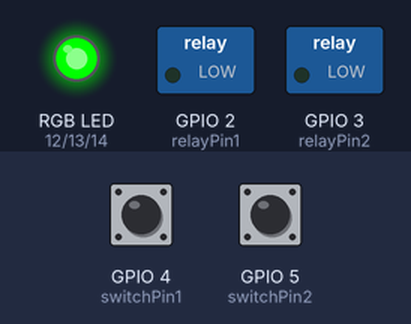
Bench run of a sketch on a simulated ESP32. On the bench: switched loads named in the sketch (green lamp = pin HIGH), an RGB LED mixed from three pins (HIGH = lit). Inputs (shaded band) come from the test bench; at power-on: GPIO 4 (switchPin1) HIGH, GPIO 5 (switchPin2) HIGH. WiFi joins after 1.5 s; servers stay silent unless stated; what the sketch prints to the serial monitor is not drawn.

Above: at 2.7 s.
2.8 s: GPIO 4 (switchPin1) pulled LOW for 0.15 s
At 2.88 s:
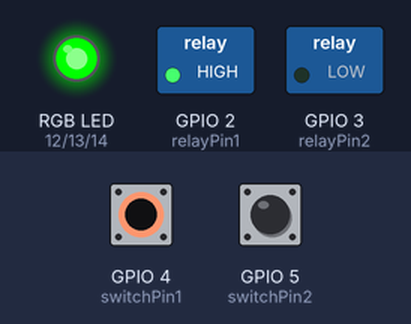
4.4 s: GPIO 5 (switchPin2) pulled LOW for 0.15 s
At 4.47 s:
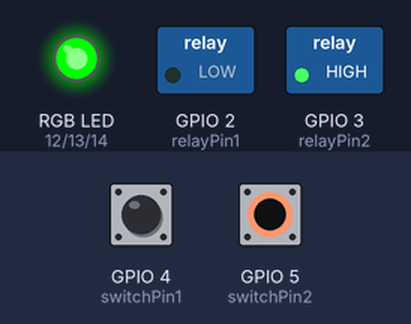
6.0 s: GPIO 5 (switchPin2) pulled LOW for 3.2 s
At 10.3 s:
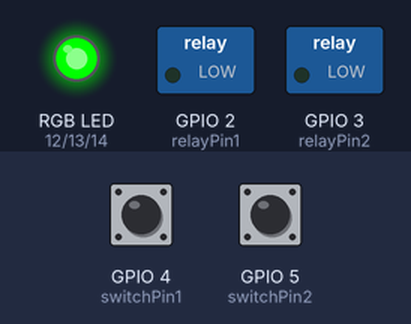
10.7 s: GPIO 4 (switchPin1) pulled LOW for 3.2 s
At 11.6 s:
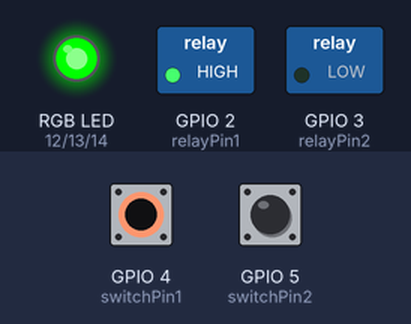
Timing chart, 0 to 15.4 s (numbered marks = the images above; inputs shaded):
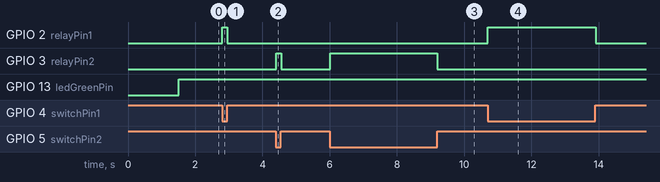

The sketch:

controle_da_casa2.0.ino
```cpp
// controle da casa pagina web


#include <Arduino.h>
#include <WiFiManager.h>   // Inclui a biblioteca WiFiManager
#include <WebServer.h>
#include <ArduinoOTA.h>
#include <freertos/FreeRTOS.h>
#include <freertos/task.h>

// Configurações dos pinos
const int relayPin1 = 2;   // Pino GPIO2
const int relayPin2 = 3;   // Pino GPIO3
const int switchPin1 = 4;  // Pino GPIO4
const int switchPin2 = 5;  // Pino GPIO5

// Configurações dos LEDs
const int ledRedPin = 12;    // Pino do LED vermelho
const int ledGreenPin = 13;  // Pino do LED verde
const int ledBluePin = 14;   // Pino do LED azul

// Instância do servidor web
WebServer server(80);

// Estados dos relés
bool relay1State = LOW;
bool relay2State = LOW;
unsigned long lastSwitchChangeTime = 0; // Último tempo de mudança do switch
bool lastSwitchState1 = HIGH; // Estado anterior do switch 1
bool lastSwitchState2 = HIGH; // Estado anterior do switch 2
unsigned long debounceDelay = 50; // Tempo de debounce (em milissegundos)

// Função para alternar os relés
void toggleRelayTask(void *parameter) {
  for (;;) {
    // Lê o estado atual dos switches
    bool currentSwitchState1 = digitalRead(switchPin1);
    bool currentSwitchState2 = digitalRead(switchPin2);

    // Verifica se o switch 1 mudou de estado
    if (currentSwitchState1 != lastSwitchState1 && millis() - lastSwitchChangeTime > debounceDelay) {
      relay1State = !relay1State;
      digitalWrite(relayPin1, relay1State);
      lastSwitchChangeTime = millis();
    }

    // Verifica se o switch 2 mudou de estado
    if (currentSwitchState2 != lastSwitchState2 && millis() - lastSwitchChangeTime > debounceDelay) {
      relay2State = !relay2State;
      digitalWrite(relayPin2, relay2State);
      lastSwitchChangeTime = millis();
    }

    // Atualiza os estados anteriores dos switches
    lastSwitchState1 = currentSwitchState1;
    lastSwitchState2 = currentSwitchState2;

    vTaskDelay(pdMS_TO_TICKS(10)); // Atraso para aliviar a CPU
  }
}

// Função para manipular as requisições do cliente
void handleRoot() {
  String page = "<html>\
<head>\
    <meta name='viewport' content='width=device-width, initial-scale=1'>\
    <meta http-equiv='refresh' content='5'> <!-- Atualização automática a cada 5 segundos -->\
    <style>\
        body { \
            font-family: Arial, sans-serif; \
            margin: 0; \
            padding: 0; \
            background-color: #f4f4f4; \
        }\
        .container { \
            max-width: 600px; \
            margin: 50px auto; \
            padding: 20px; \
            background-color: #fff; \
            border-radius: 5px; \
            box-shadow: 0 0 10px rgba(0,0,0,0.1); \
        }\
        h1 { \
            text-align: center; \
        }\
        .btn { \
            display: inline-block; \
            padding: 10px 20px; \
            margin: 10px; \
            text-decoration: none; \
            color: #fff; \
            border: none; \
            border-radius: 5px; \
            cursor: pointer; \
            width: 100px; /* Largura do botão */\
        }\
        .on { \
            background-color: #28a745; /* Cor quando ligado */\
        }\
        .off { \
            background-color: #dc3545; /* Cor quando desligado */\
        }\
\
        @media only screen and (max-width: 600px) {\
            /* Estilos específicos para telas menores que 600px de largura */\
            .container {\
                max-width: 90%; /* Ajuste a largura da container para 90% da largura da tela */\
            }\
            .btn {\
                width: 80%; /* Ajuste a largura do botão para 80% da largura da tela */\
                display: block; /* Altera o botão para ocupar a largura total da tela */\
                margin: 10px auto; /* Centraliza o botão horizontalmente */\
            }\
        }\
    </style>\
</head>\
<body>\
    <div class='container'>\
        <h1>CONTROLE</h1>\
        <p>LUZ CENTRAL: <P><button id='toggle1' class='btn ";
  page += relay1State ? "on" : "off";
  page += "' onclick='toggleRelay(1)'>";
  page += relay1State ? "Desligar" : "Ligar";
  page += "</button></p>\
        <p>LUZ SPOTS: <P><button id='toggle2' class='btn ";
  page += relay2State ? "on" : "off";
  page += "' onclick='toggleRelay(2)'>";
  page += relay2State ? "Desligar" : "Ligar";
  page += "</button></p>\
    </div>\
    <script>\
        function toggleRelay(relay) {\
            fetch('/toggle' + relay)\
                .then(response => response.text())\
                .then(data => {\
                    var button = document.getElementById('toggle' + relay);\
                    button.innerText = data;\
                    button.className = 'btn ' + (data === 'Ligar' ? 'off' : 'on');\
                })\
                .catch(error => console.log('Erro:', error));\
        }\
    </script>\
</body>\
</html>";

  server.send(200, "text/html", page); // Envia a página HTML como resposta
}

// Função para manipular a mudança de estado dos relés
void handleToggleRelay(int relay) {
  if (relay == 1) {
    relay1State = !relay1State;
    digitalWrite(relayPin1, relay1State);
    server.send(200, "text/plain", relay1State ? "Desligar" : "Ligar");
  } else if (relay == 2) {
    relay2State = !relay2State;
    digitalWrite(relayPin2, relay2State);
    server.send(200, "text/plain", relay2State ? "Desligar" : "Ligar");
  } else {
    server.send(400, "text/plain", "Comando inválido");
  }
}

// Função de configuração inicial
void setup() {
  Serial.begin(115200);

  // Inicia o WiFiManager
  WiFiManager wifiManager;

  // Se precisar resetar as configurações
  // wifiManager.resetSettings();

  // Inicia o autoConnect para recuperar e salvar as credenciais
  if (!wifiManager.autoConnect("ESP32-AP")) {
    Serial.println("Falha ao conectar-se e recuperar as credenciais. Reiniciando...");
    delay(3000);
    ESP.restart();
  }

  Serial.println("Conectado ao Wi-Fi com sucesso!");

  // Configuração dos pinos
  pinMode(relayPin1, OUTPUT);
  pinMode(relayPin2, OUTPUT);
  pinMode(switchPin1, INPUT_PULLUP);
  pinMode(switchPin2, INPUT_PULLUP);
  pinMode(ledRedPin, OUTPUT);
  pinMode(ledGreenPin, OUTPUT);
  pinMode(ledBluePin, OUTPUT);

  // Configurações do servidor web
  server.on("/", handleRoot);
  server.on("/toggle1", HTTP_GET, []() { handleToggleRelay(1); });
  server.on("/toggle2", HTTP_GET, []() { handleToggleRelay(2); });
  server.begin();
  Serial.println("Servidor web iniciado");

  // Inicia a atualização OTA (Over-The-Air)
  ArduinoOTA.begin();

  // Cria a tarefa para alternar os relés com o switch
  xTaskCreate(toggleRelayTask, "toggleRelayTask", 4096, NULL, 1, NULL);

  // Configurações do LED RGB
  setColor(0, 0, 255); // Azul indicando tentativa de conexão
}

// Função de loop principal
void loop() {
  // Lida com as requisições OTA (Over-The-Air)
  ArduinoOTA.handle();

  // Lida com as requisições do servidor web
  server.handleClient();

  // Verifica se está conectado ao Wi-Fi e atualiza o LED RGB
  if (WiFi.status() == WL_CONNECTED) {
    setColor(0, 255, 0); // Verde indicando conexão estabelecida
  } else {
    setColor(255, 0, 0); // Vermelho indicando falta de conexão
  }

  // Adicione outras tarefas ou código aqui, se necessário
}

// Função para definir a cor do LED RGB
void setColor(int red, int green, int blue) {
  analogWrite(ledRedPin, red);
  analogWrite(ledGreenPin, green);
  analogWrite(ledBluePin, blue);
}
```

Measured:
- after the input at 2.8 s, GPIO 2 (relayPin1): LOW → HIGH at once, → LOW 0.15 s later
- after the input at 4.4 s, GPIO 3 (relayPin2): LOW → HIGH at once, → LOW 0.15 s later
- after the input at 6.0 s, GPIO 3 (relayPin2): LOW → HIGH at once, → LOW 3.2 s later
- after the input at 10.7 s, GPIO 2 (relayPin1): LOW → HIGH at once, → LOW 3.2 s later
